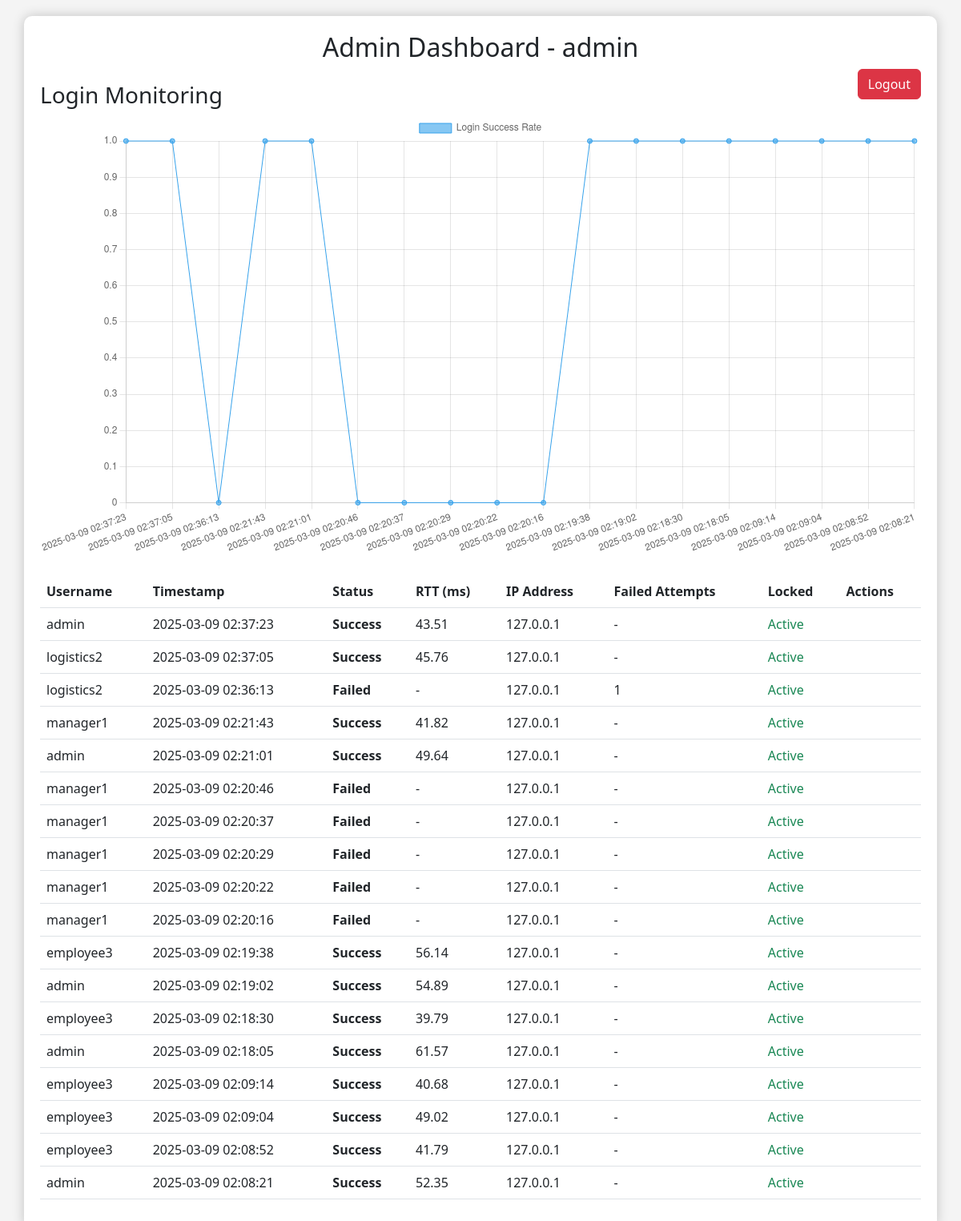
Screenshot of /admin_dashboard (signed in) with the database file from the repository.
### tables this page shows
CREATE TABLE login_attempts (
                        id INTEGER PRIMARY KEY AUTOINCREMENT,
                        username TEXT,
                        timestamp DATETIME DEFAULT CURRENT_TIMESTAMP,
                        success BOOLEAN,
                        rtt INTEGER,
                        ip_address TEXT,
                        failed_attempts INTEGER DEFAULT 0,
                        locked BOOLEAN DEFAULT 0);

### app.py (the view)
@app.route('/admin_dashboard', methods=['GET', 'POST'])
def admin_dashboard():
    if 'username' not in session or session['username'] != ADMIN_USERNAME:
        return redirect(url_for('login'))
    db = get_db()
    if request.method == 'POST':
        username = request.form['username']
        db.execute("UPDATE login_attempts SET locked = 0, failed_attempts = 0 WHERE username = ?", (username,))
        db.commit()
        flash(f'Account {username} has been unlocked.', 'success')
    logins = db.execute("SELECT username, timestamp, success, rtt, ip_address, failed_attempts, locked FROM login_attempts ORDER BY timestamp DESC").fetchall()
    return render_template('admin_dashboard.html', username=session['username'], logins=logins)

### app.py (called while the page is built)
@app.teardown_appcontext
def close_connection(exception):
    db = getattr(g, '_database', None)
    if db is not None:
        db.close()

### templates/admin_dashboard.html (shortened to what this page needs)
<!DOCTYPE html>
<html lang="en">
<head>
    <link rel="stylesheet" href="https://cdn.jsdelivr.net/npm/bootstrap@5.3.0/dist/css/bootstrap.min.css">
</head>
<body>
<div class="container">
    <h2 class="text-center">Admin Dashboard - {{ username }}</h2>
    <a class="btn btn-danger float-end" href="{{ url_for('logout') }}">Logout</a>
    <h3 class="mt-4">Login Monitoring</h3>
    <canvas id="loginChart" width="400" height="200"></canvas>
    <table class="table mt-4">
        <thead>
            <tr>
                <th>Username</th>
                <th>Timestamp</th>
                <th>Status</th>
                <th>RTT (ms)</th>
                <th>IP Address</th>
                <th>Failed Attempts</th>
                <th>Locked</th>
                <th>Actions</th>
            </tr>
        </thead>
        <tbody>
            {% for login in logins %}
            <tr>
                <td>{{ login[0] }}</td>
                <td>{{ login[1] }}</td>
                <td class="{% if login[2] %}status-success{% else %}status-failed{% endif %}">
                    {{ "Success" if login[2] else "Failed" }}
                </td>
                <td>{{ login[3] if login[3] else "-" }}</td>
                <td>{{ login[4] }}</td>
                <td>{{ login[5] if login[5] > 0 else "-" }}</td>
                <td class="{% if login[6] %}text-danger{% else %}text-success{% endif %}">
                    {{ "Locked" if login[6] else "Active" }}
                </td>
                <td>
                </td>
            </tr>
            {% endfor %}
        </tbody>
    </table>
</div>
<script>
    const ctx = document.getElementById('loginChart').getContext('2d');
    const loginData = {
        labels: [{% for login in logins %}"{{ login[1] }}",{% endfor %}],
        datasets: [{
            label: 'Login Success Rate',
            data: [{% for login in logins %}{{ 1 if login[2] else 0 }},{% endfor %}],
            backgroundColor: 'rgba(54, 162, 235, 0.6)',
            borderColor: 'rgba(54, 162, 235, 1)',
            borderWidth: 1
        }]
    };
    new Chart(ctx, {
        type: 'line',
        data: loginData,
        options: { responsive: true }
    });
</script>
</body>
</html>

### templates/admin_dashboard.html (style rules this page uses)
body { background-color: #f4f4f4; padding: 20px; }
.container { background: white; padding: 20px; border-radius: 10px; box-shadow: 0 0 15px rgba(0, 0, 0, 0.2); }
.status-success { color: green; font-weight: bold; }
.status-failed { color: red; font-weight: bold; }

### rows the page displays
login_attempts: username "admin", timestamp "2025-03-09 02:37:23", success "Success", rtt "43.51", ip_address "127.0.0.1", failed_attempts "-", locked "Active"
login_attempts: username "logistics2", timestamp "2025-03-09 02:37:05", success "Success", rtt "45.76", ip_address "127.0.0.1", failed_attempts "-", locked "Active"
login_attempts: username "logistics2", timestamp "2025-03-09 02:36:13", success "Failed", login "-", ip_address "127.0.0.1", failed_attempts "1", locked "Active"
login_attempts: username "manager1", timestamp "2025-03-09 02:21:43", success "Success", rtt "41.82", ip_address "127.0.0.1", failed_attempts "-", locked "Active"
login_attempts: username "admin", timestamp "2025-03-09 02:21:01", success "Success", rtt "49.64", ip_address "127.0.0.1", failed_attempts "-", locked "Active"
login_attempts: username "manager1", timestamp "2025-03-09 02:20:46", success "Failed", login "-", ip_address "127.0.0.1", failed_attempts "-", locked "Active"
login_attempts: username "manager1", timestamp "2025-03-09 02:20:37", success "Failed", login "-", ip_address "127.0.0.1", failed_attempts "-", locked "Active"
login_attempts: username "manager1", timestamp "2025-03-09 02:20:29", success "Failed", login "-", ip_address "127.0.0.1", failed_attempts "-", locked "Active"
login_attempts: username "manager1", timestamp "2025-03-09 02:20:22", success "Failed", login "-", ip_address "127.0.0.1", failed_attempts "-", locked "Active"
login_attempts: username "manager1", timestamp "2025-03-09 02:20:16", success "Failed", login "-", ip_address "127.0.0.1", failed_attempts "-", locked "Active"
login_attempts: username "employee3", timestamp "2025-03-09 02:19:38", success "Success", rtt "56.14", ip_address "127.0.0.1", failed_attempts "-", locked "Active"
login_attempts: username "admin", timestamp "2025-03-09 02:19:02", success "Success", rtt "54.89", ip_address "127.0.0.1", failed_attempts "-", locked "Active"
login_attempts: username "employee3", timestamp "2025-03-09 02:18:30", success "Success", rtt "39.79", ip_address "127.0.0.1", failed_attempts "-", locked "Active"
login_attempts: username "admin", timestamp "2025-03-09 02:18:05", success "Success", rtt "61.57", ip_address "127.0.0.1", failed_attempts "-", locked "Active"
login_attempts: username "employee3", timestamp "2025-03-09 02:09:14", success "Success", rtt "40.68", ip_address "127.0.0.1", failed_attempts "-", locked "Active"
login_attempts: username "employee3", timestamp "2025-03-09 02:09:04", success "Success", rtt "49.02", ip_address "127.0.0.1", failed_attempts "-", locked "Active"
login_attempts: username "employee3", timestamp "2025-03-09 02:08:52", success "Success", rtt "41.79", ip_address "127.0.0.1", failed_attempts "-", locked "Active"
login_attempts: username "admin", timestamp "2025-03-09 02:08:21", success "Success", rtt "52.35", ip_address "127.0.0.1", failed_attempts "-", locked "Active"

### other values shown
{{ username }} "admin"
chart data {{ 1 if login[2] else 0 }} 1, 1, 0, 1, 1, 0, 0, 0, 0, 0, 1, 1, 1, 1, 1, 1, 1, 1
